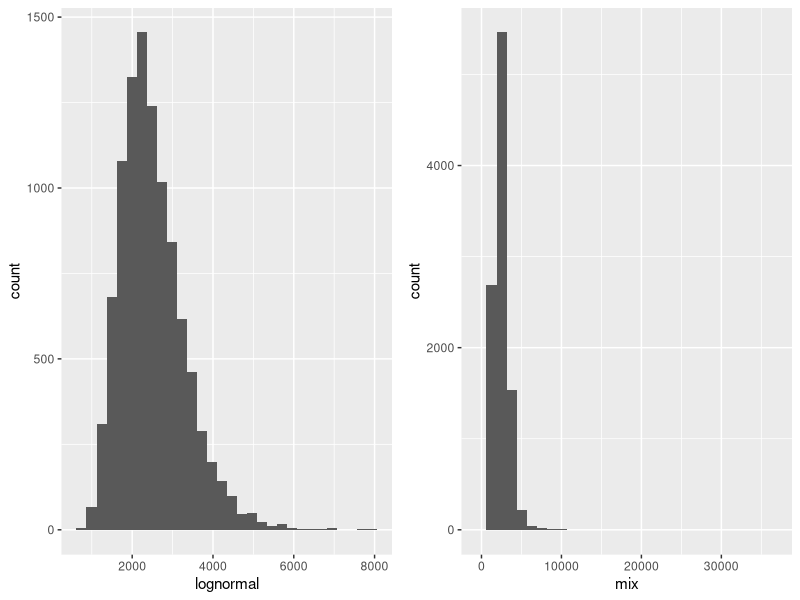
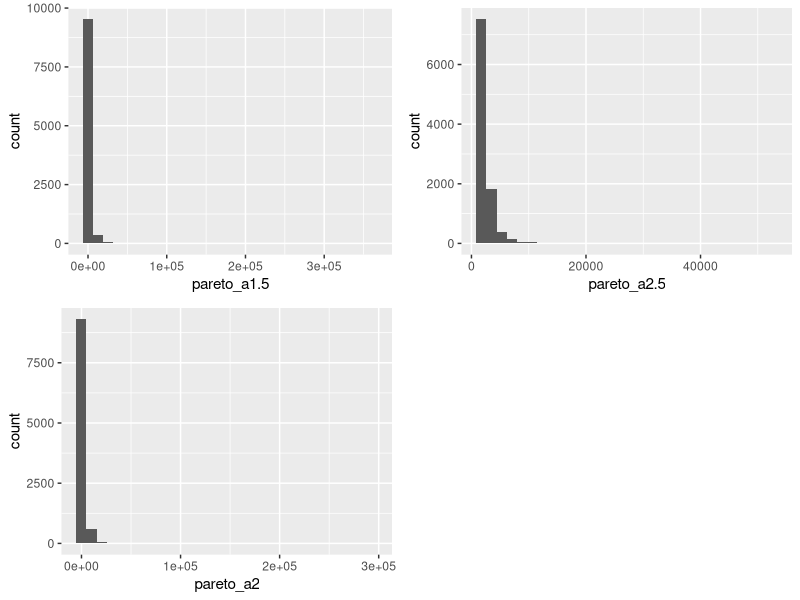
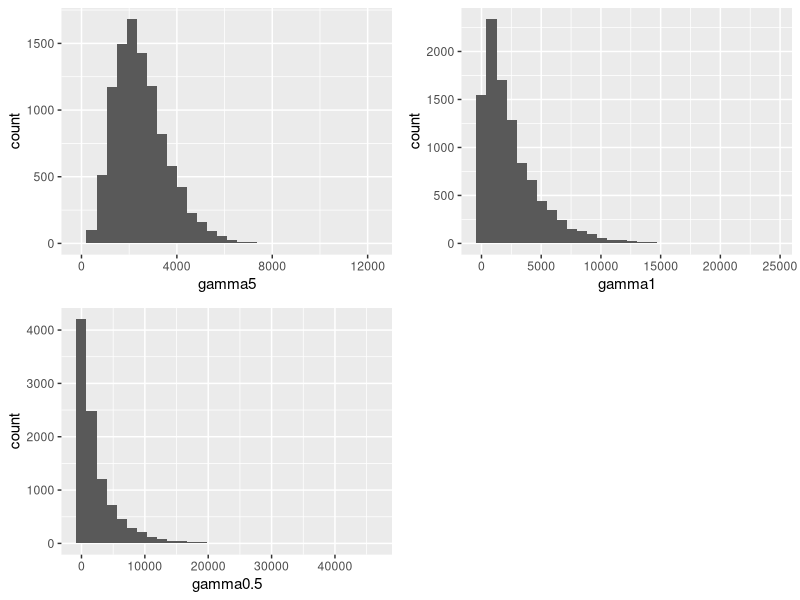

Generate these figures, in order, with R: (Note: this script raises an error after producing the figures.)
#script to generate alternative distributions

# global parameters

library(tidyverse)
set.seed(123)
n <- 10000 # 10000 observations in the population dataframe

# version 5/3: Lognormal (baseline)
m <- 2500
v <- 800^2

sdlog  <- sqrt(log(1 + v / m^2))
meanlog <- log(m) - 0.5 * sdlog^2

dat_inc <- rlnorm(n, meanlog, sdlog)|> 
  data.frame()

names(dat_inc)[1] <- "lognormal"

plot_lognormal <- dat_inc |> 
  ggplot(aes(x = lognormal)) +
  geom_histogram()

## version 1: normal distribution

dat_inc <- rnorm(n, 2500, 800) |> 
  pmax(0) |> 
  data.frame()

names(dat_inc)[1] <- "normal"

plot_normal <- dat_inc |> 
  ggplot(aes(x = normal)) +
  geom_histogram()

# version 3: right-skewed distribution
dat_inc$skewed <- rlnorm(n, meanlog = 5, sdlog = 1)

plot_skewed <- dat_inc |> 
  ggplot(aes(x = skewed)) +
  geom_histogram()


# version 6: Gamma (controlled skewness) without shapes 2 and 0.7
shapes <- c(5, 1,  0.5)
betas <- 2500 / shapes

for (i in seq_along(shapes)) {
  dat_inc[[paste0("gamma", shapes[i])]] <-  rgamma(n, shape =  shapes[i], rate =
                                                     1/betas[i])
} 

gamma_plots <- list()
for (i in seq_along(shapes)) {
  gamma_plots[[paste0("plot_gamma", shapes[i])]] <- ggplot(dat_inc, 
                                                               aes(x = .data[[paste0("gamma", shapes[i])]])) +
    geom_histogram()
}

# version 7: Pareto (tail stress test)
alphas <- c(1.5, 2.5, 2.0)
rpareto_mean <- function(n, alpha, mean) {
  xm <- mean * (alpha - 1) / alpha
  xm * runif(n)^(-1 / alpha)
}

for (i in seq_along(alphas)) {
  dat_inc[[paste0("pareto_a", alphas[i])]] <-  rpareto_mean(n, alpha = alphas[i], mean = 2500)
} 

pareto_plots <- list()
for (i in seq_along(alphas)) {
  pareto_plots[[paste0("plot_pareto_a", alphas[i])]] <- ggplot(dat_inc, 
                                               aes(x = .data[[paste0("pareto_a", alphas[i])]])) +
    geom_histogram()
} 


# version 8: Mixtures (body + heavy tail)
component <- rbinom(10000, 1, 0.9)
dat_inc$mix <- ifelse(component == 1,
                     rlnorm(n, meanlog, sdlog),
                     rpareto_mean(n, alpha = 1.5, mean = 2500))

plot_mix <- dat_inc |> 
  ggplot(aes(x = mix)) +
  geom_histogram()

# check mean, max and min incomes
sapply(dat_inc, mean)
sapply(dat_inc, max)
sapply(dat_inc, min)

#assign domains
domains <- c(rep("d1", 500),
             rep("d2", 1000),
             rep("d3", 2500),
             rep("d4", 6000))

# randomly shuffle and assign to dataframe
dat_inc$domain <- sample(domains)


# Plotting all distributions
ggpubr::ggarrange(
  plot_lognormal,
  plot_mix
)

ggpubr::ggarrange(
  plotlist = pareto_plots
)

ggpubr::ggarrange(
  plotlist = gamma_plots
)

# select and save data
#first four distributions
dat_inc <- dat_inc[,c(1:4,9)]
#remaining four distributions (rerun script)
dat_inc <- dat_inc[,c(5:8,9)]

save(dat_inc, file = "data/dataframes.RData")
